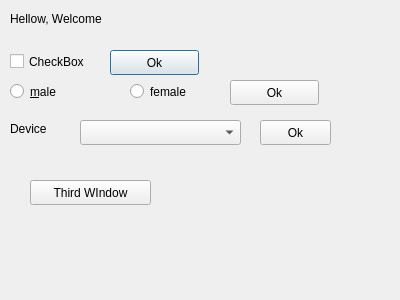
<?xml version="1.0" encoding="UTF-8"?>
<ui version="4.0">
 <class>secondWindowDialog</class>
 <widget class="QDialog" name="secondWindowDialog">
  <property name="geometry">
   <rect>
    <x>0</x>
    <y>0</y>
    <width>400</width>
    <height>300</height>
   </rect>
  </property>
  <property name="windowTitle">
   <string>Dialog</string>
  </property>
  <property name="sizeGripEnabled">
   <bool>false</bool>
  </property>
  <widget class="QLabel" name="label">
   <property name="geometry">
    <rect>
     <x>10</x>
     <y>10</y>
     <width>191</width>
     <height>17</height>
    </rect>
   </property>
   <property name="text">
    <string>Hellow, Welcome</string>
   </property>
  </widget>
  <widget class="QCheckBox" name="checkBoxFirst">
   <property name="geometry">
    <rect>
     <x>10</x>
     <y>50</y>
     <width>92</width>
     <height>23</height>
    </rect>
   </property>
   <property name="text">
    <string>CheckBox</string>
   </property>
  </widget>
  <widget class="QPushButton" name="pushButton">
   <property name="geometry">
    <rect>
     <x>110</x>
     <y>50</y>
     <width>89</width>
     <height>25</height>
    </rect>
   </property>
   <property name="text">
    <string>Ok</string>
   </property>
  </widget>
  <widget class="QRadioButton" name="radio1">
   <property name="geometry">
    <rect>
     <x>10</x>
     <y>80</y>
     <width>112</width>
     <height>23</height>
    </rect>
   </property>
   <property name="text">
    <string>&amp;male</string>
   </property>
  </widget>
  <widget class="QRadioButton" name="radioButton_2">
   <property name="geometry">
    <rect>
     <x>130</x>
     <y>80</y>
     <width>112</width>
     <height>23</height>
    </rect>
   </property>
   <property name="text">
    <string>female</string>
   </property>
  </widget>
  <widget class="QPushButton" name="pushButton_2">
   <property name="geometry">
    <rect>
     <x>230</x>
     <y>80</y>
     <width>89</width>
     <height>25</height>
    </rect>
   </property>
   <property name="text">
    <string>Ok</string>
   </property>
  </widget>
  <widget class="QLabel" name="label_2">
   <property name="geometry">
    <rect>
     <x>10</x>
     <y>120</y>
     <width>51</width>
     <height>17</height>
    </rect>
   </property>
   <property name="text">
    <string>Device</string>
   </property>
  </widget>
  <widget class="QComboBox" name="comboBox">
   <property name="geometry">
    <rect>
     <x>80</x>
     <y>120</y>
     <width>161</width>
     <height>25</height>
    </rect>
   </property>
  </widget>
  <widget class="QPushButton" name="pushButton_3">
   <property name="geometry">
    <rect>
     <x>260</x>
     <y>120</y>
     <width>71</width>
     <height>25</height>
    </rect>
   </property>
   <property name="text">
    <string>Ok</string>
   </property>
  </widget>
  <widget class="QPushButton" name="pushButton_4">
   <property name="geometry">
    <rect>
     <x>30</x>
     <y>180</y>
     <width>121</width>
     <height>25</height>
    </rect>
   </property>
   <property name="text">
    <string>Third WIndow</string>
   </property>
  </widget>
 </widget>
 <resources/>
 <connections/>
</ui>
